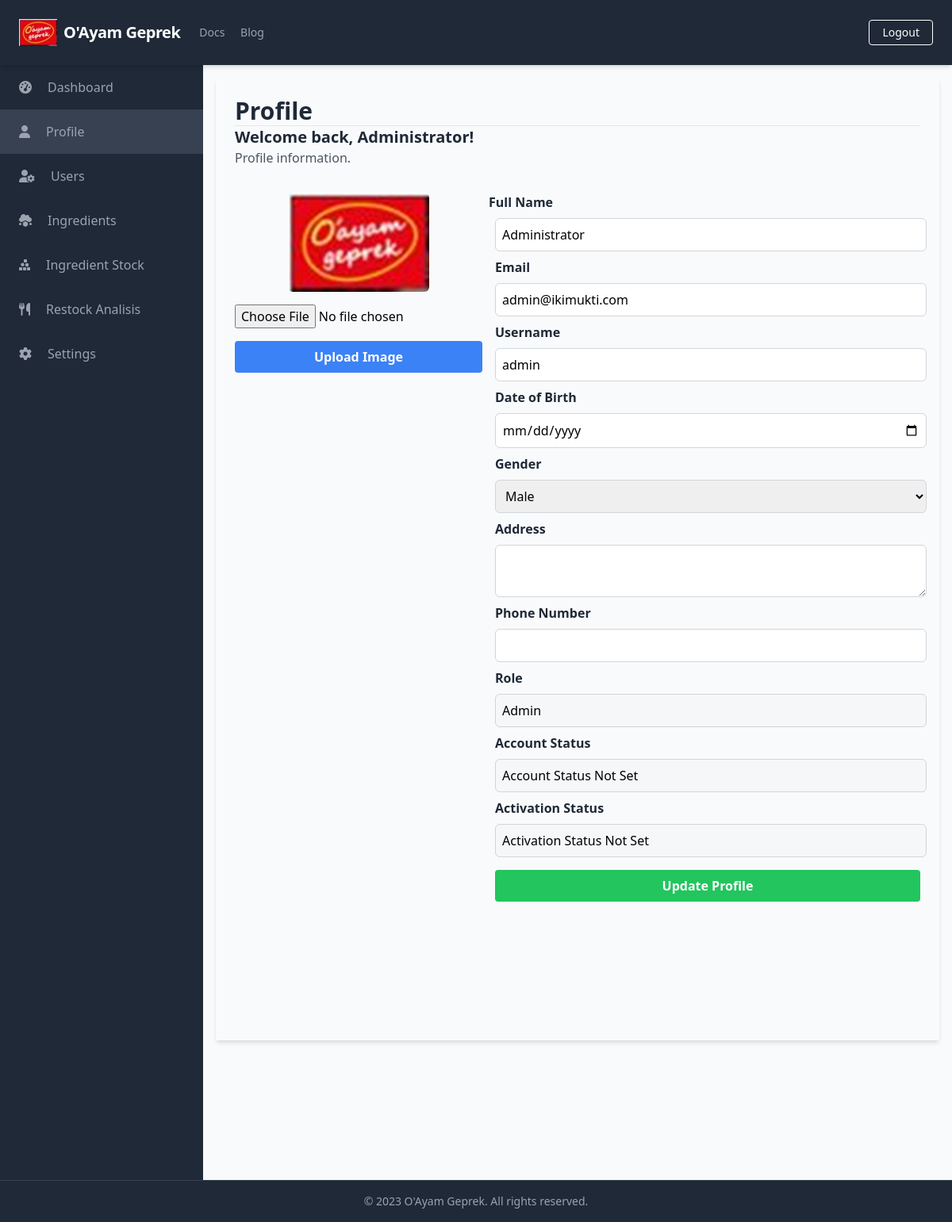
Screenshot of /profiles/profile.php (signed in) with the database file from the repository.
### tables this page shows
CREATE TABLE `Users` (
  `UserID` int(11) NOT NULL,
  `Username` varchar(50) NOT NULL,
  `Password` varchar(255) NOT NULL,
  `Email` varchar(100) NOT NULL,
  `FullName` varchar(100) DEFAULT NULL,
  `DateOfBirth` date DEFAULT NULL,
  `Gender` varchar(10) DEFAULT NULL,
  `Address` text DEFAULT NULL,
  `PhoneNumber` varchar(20) DEFAULT NULL,
  `RoleID` int(11) DEFAULT NULL,
  `AccountCreationDate` timestamp NOT NULL DEFAULT current_timestamp() ON UPDATE current_timestamp(),
  `LastLogin` datetime DEFAULT NULL,
  `AccountStatus` varchar(20) DEFAULT NULL,
  `ProfilePictureURL` varchar(255) DEFAULT NULL,
  `ActivationStatus` varchar(20) DEFAULT NULL
);

CREATE TABLE `Roles` (
  `RoleID` int(11) NOT NULL,
  `RoleName` varchar(50) NOT NULL
);

### database/connection.php (called while the page is built, shortened)
<?php
$baseUrl = "http://localhost/final_project_yayuk_2023/";

### public/profiles/profile.php (the view, shortened to what this page needs)
<?php
require_once('../../database/connection.php');
include_once('../components/header.php');
$user_id = $_SESSION['UserID'];
$select_query = "SELECT Users.*, Roles.RoleName FROM Users
                LEFT JOIN Roles ON Users.RoleID = Roles.RoleID
                WHERE Users.UserID = ?";
$select_stmt = $conn->prepare($select_query);
$select_stmt->bind_param('i', $user_id);
$select_stmt->execute();
$result = $select_stmt->get_result();
if ($result->num_rows === 1) {
    $user = $result->fetch_assoc();
} else {
}
?>
<div class="h-screen flex flex-col">
    <?php include('../components/navbar.php'); ?>
    <div class="flex-grow bg-gray-50 flex flex-row shadow-md">
        <?php include('../components/sidebar.php'); ?>
        <main class=" bg-gray-50 flex flex-col flex-1 overflow-y-scroll h-screen flex-shrink-0 sc-hide pb-40">
            <div class="flex items-start justify-start p-6 shadow-md m-4 flex-1 flex-col">
                <h1 class="text-3xl text-gray-800 font-semibold border-b border-gray-200 w-full">Profile</h1>
                <h2 class="text-xl text-gray-800 font-semibold">Welcome back, <?php echo $_SESSION['FullName']; ?>!</h2>
                <p class="text-gray-600">Profile information.</p>
                <div class="flex flex-row w-full space-x-2 space-y-2 mt-4 mb-4">
                    <div class="flex flex-col w-96 items-center justify-top pt-4">
                        <img src="<?php echo $baseUrl; ?>public/static/image/profile/<?php echo $_SESSION['ProfilePictureURL']; ?>" alt="Profile Image" class="rounded-md object-cover mb-4">
                        <form id="image-upload-form" action="upload_image.php" method="POST" enctype="multipart/form-data" class="w-full">
                            <input type="file" name="profile_image" accept="image/*">
                            <button type="button" onclick="confirmImageUpload()" class="bg-blue-500 hover-bg-blue-700 text-white font-bold py-2 px-4 rounded mt-4 w-full">
                                Upload Image
                            </button>
                        </form>
                    </div>
                    <form action="profile.php" method="POST" class="flex flex-col w-full space-x-2 mt-4 mb-4" id="profile-update-form">
                        <label for="fullname" class="block font-semibold text-gray-800 mt-2 mb-2">Full Name</label>
                        <input type="text" id="fullname" name="fullname" class="w-full rounded-md border-gray-300 focus-border-blue-500 focus-ring focus-ring-blue-500 focus-ring-opacity-50 focus-outline-none px-2 py-2 border" value="<?php echo $user['FullName']; ?>">
                        <label for="email" class="block font-semibold text-gray-800 mt-2 mb-2">Email</label>
                        <input type="email" id="email" name="email" class="w-full rounded-md border-gray-300 focus-border-blue-500 focus-ring focus-ring-blue-500 focus-ring-opacity-50 focus-outline-none px-2 py-2 border" value="<?php echo $user['Email']; ?>">
                        <label for="username" class="block font-semibold text-gray-800 mt-2 mb-2">Username</label>
                        <input type="text" id="username" name="username" class="w-full rounded-md border-gray-300 focus-border-blue-500 focus-ring focus-ring-blue-500 focus-ring-opacity-50 focus-outline-none px-2 py-2 border" value="<?php echo $user['Username']; ?>">
                        <label for="dob" class="block font-semibold text-gray-800 mt-2 mb-2">Date of Birth</label>
                        <input type="date" id="dob" name="dob" class="w-full rounded-md border-gray-300 focus-border-blue-500 focus-ring focus-ring-blue-500 focus-ring-opacity-50 focus-outline-none px-2 py-2 border" value="<?php echo $user['DateOfBirth']; ?>">
                        <label for="gender" class="block font-semibold text-gray-800 mt-2 mb-2">Gender</label>
                        <select id="gender" name="gender" class="w-full rounded-md border-gray-300 focus-border-blue-500 focus-ring focus-ring-blue-500 focus-ring-opacity-50 focus-outline-none px-2 py-2 border">
                            <option value="Male" <?php if ($user['Gender'] === 'Male') echo 'selected'; ?>>Male</option>
                        </select>
                        <label for="address" class="block font-semibold text-gray-800 mt-2 mb-2">Address</label>
                        <textarea id="address" name="address" class="w-full rounded-md border-gray-300 focus-border-blue-500 focus-ring focus-ring-blue-500 focus-ring-opacity-50 focus-outline-none px-2 py-2 border"><?php echo $user['Address']; ?></textarea>
                        <label for="phone" class="block font-semibold text-gray-800 mt-2 mb-2">Phone Number</label>
                        <input type="text" id="phone" name="phone" class="w-full rounded-md border-gray-300 focus-border-blue-500 focus-ring focus-ring-blue-500 focus-ring-opacity-50 focus-outline-none px-2 py-2 border" value="<?php echo $user['PhoneNumber']; ?>">
                        <label for="role" class="block font-semibold text-gray-800 mt-2 mb-2">Role</label>
                        <input type="text" id="role" name="role" class="w-full rounded-md border-gray-300 focus-border-blue-500 focus-ring focus-ring-blue-500 focus-ring-opacity-50 focus-outline-none px-2 py-2 border" value="<?php echo $user['RoleName']; ?>" disabled>
                        <label for="accountStatus" class="block font-semibold text-gray-800 mt-2 mb-2">Account Status</label>
                        <input type="text" id="accountStatus" name="accountStatus" class="w-full rounded-md border-gray-300 focus-border-blue-500 focus-ring focus-ring-blue-500 focus-ring-opacity-50 focus-outline-none px-2 py-2 border" value="<?php echo ($user['AccountStatus'] !== null) ? $user['AccountStatus'] : 'Account Status Not Set'; ?>" disabled>
                        <label for="activationStatus" class="block font-semibold text-gray-800 mt-2 mb-2">Activation Status</label>
                        <input type="text" id="activationStatus" name="activationStatus" class="w-full rounded-md border-gray-300 focus-border-blue-500 focus-ring focus-ring-blue-500 focus-ring-opacity-50 focus-outline-none px-2 py-2 border" value="<?php echo ($user['ActivationStatus'] !== null) ? $user['ActivationStatus'] : 'Activation Status Not Set'; ?>" disabled>
                        <button type="submit" class="bg-green-500 hover:bg-green-700 text-white font-bold py-2 px-4 rounded mt-4">
                            Update Profile
                        </button>
                    </form>
                </div>
            </div>
        </main>
    </div>
    <?php include('../components/footer.php'); ?>
</div>
</body>
</html>

### rows the page displays
users: fullname "Administrator", email "admin@ikimukti.com", username "admin", role "Admin", accountStatus "Account Status Not Set", activationStatus "Activation Status Not Set"

### other values shown
$baseTitle "O'Ayam Geprek"
$_SESSION['FullName'] "Administrator"
